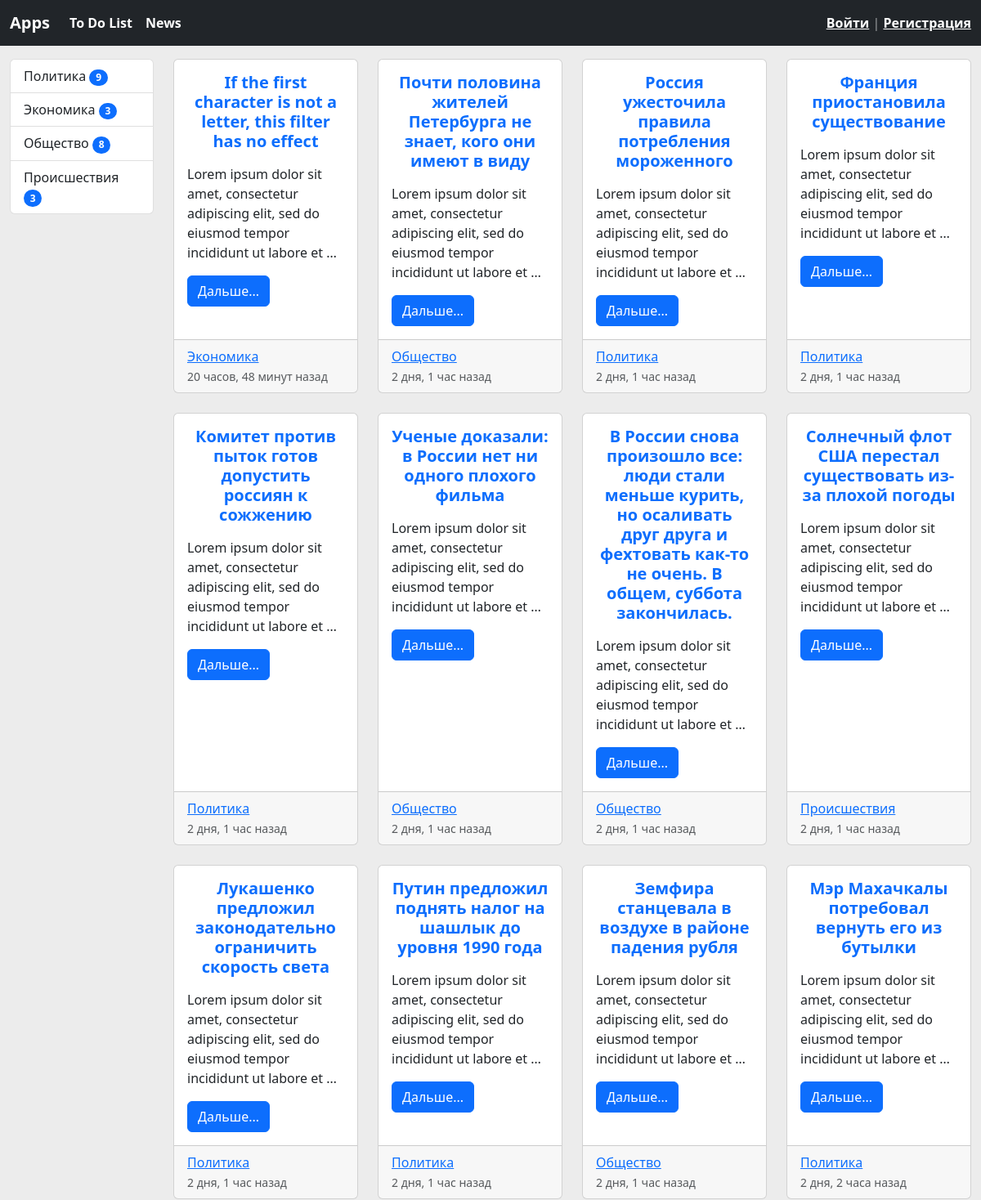
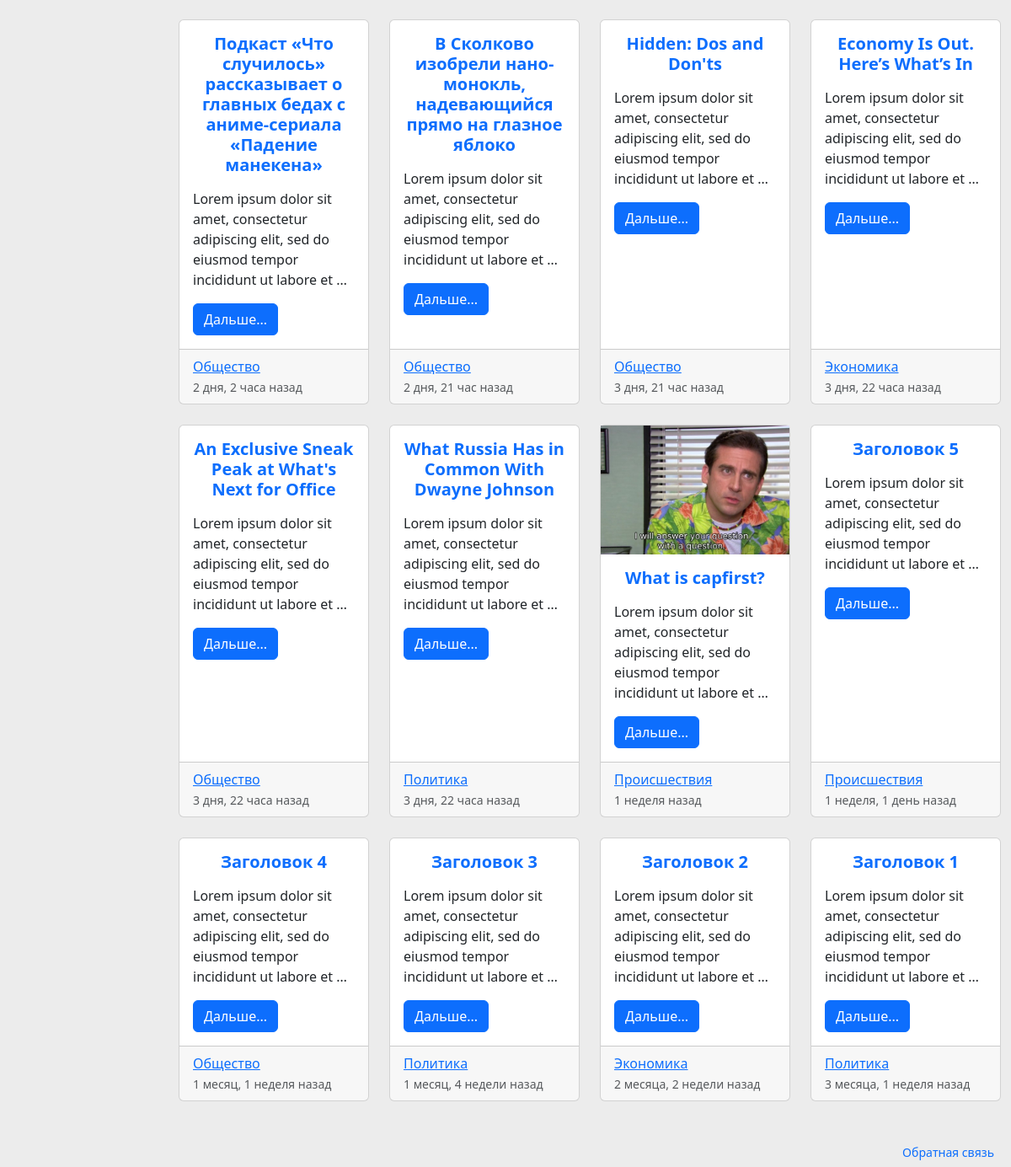
/app/news/test/, run on the app's committed database (2 pictures, top to bottom).
### news/models.py (models this page shows, shortened)
class Category(models.Model):
    title = models.CharField(max_length=150, db_index=True, verbose_name='Название категории')
    def get_absolute_url(self):
        return reverse('news:category', kwargs={'category_id': self.pk})
    def __str__(self):
        return self.title
    class Meta:
        verbose_name = 'Категория'
        verbose_name_plural = 'Категории'
        ordering = ['id']

class News(models.Model):
    title = models.CharField(max_length=150, verbose_name='Наименование')
    content = models.TextField(blank=True, verbose_name='Содержание')
    created_at = models.DateTimeField(auto_now_add=True, verbose_name='Создано')
    updated_at = models.DateTimeField(auto_now=True, verbose_name='Обновлено')
    photo = models.ImageField(upload_to='photos/%Y/%m/%d', verbose_name='Фото', blank=True)
    is_published = models.BooleanField(default=True, verbose_name='Публикация?')
    category = models.ForeignKey('Category', on_delete=models.PROTECT, null=True, verbose_name='Категория')
    view_count = models.IntegerField(default=0)
    def get_absolute_url(self):
        return reverse('news:view_news', kwargs={'pk': self.pk})
    class Meta:
        verbose_name = 'Новость'
        verbose_name_plural = 'Новости'
        ordering = ['-created_at']

### news/views.py (the view)
# urls.py: path('test/', views.test, name='test')
def test(request):
    news = News.objects.all()
    categories = Category.objects.all()
    context = {
        'news': news,
        'title': 'Список новостей',
        'categories': categories,
    }
    return render(request, 'news/test.html', context)

### news/templatetags/news_tags.py (called while the page is built)
@register.simple_tag(name='get_list_categories')
def get_categories():
    return Category.objects.annotate(cnt=Count('news', filter=F('news__is_published'))).filter(cnt__gt=0)

### news/templates/news/test.html (shortened to what this page needs)
{% extends "base.html" %}
{% load news_tags %}
{% block main %}
<div class="container-fluid mb-3">
  <div class="row">
    <div class="col-md-2 pt-3">
        <div class="list-group">
            {% get_list_categories as categories %}
            {% for item in categories %}
            <a href="{% url 'news:category' item.pk %}" class="list-group-item list-group-item-action">{{ item.title }}
            <span class="badge bg-primary rounded-pill">{{ item.cnt }}</span>
            </a>
            {% endfor%}
        </div>
    </div>
    <div class="col pt-3">
        <div class="row row-cols-1 row-cols-md-4 g-4">
            {% for item in news %}
                <div class="col">
                    <div class="card h-100">
                    {% if item.photo %}
                    <img src="{{ item.photo.url }}" alt="" class="mr-3">
                    {% else %}
                    <img src="https://i.imgur.com/tJU73ey.png" alt="" class="mr-3">
                    {% endif %}
                    <div class="card-body">
                        <h5 class="card-title text-primary text-center"><b>{{ item.title }}</b></h5>
                        <p class="card-text">{{ item.content|safe|linebreaks|truncatewords:16 }}</p>
                        <a href="{{ item.get_absolute_url }}" class="btn btn-primary">Дальше...</a>
                    </div>
                    <div class="card-footer">
                        <a href="{{ item.category.get_absolute_url }}">{{ item.category }}</a>
                        <small class="text-muted">{{ item.created_at|timesince}} назад</small>
                    </div>
                    </div>
                </div>
            {% endfor %}
            </div>
    </div>
  </div>
</div>
{% endblock %}

### demo/static/css/style.css (style rules this page uses)
body { background-color: #ececec; }

### data on the page
Category: title "Политика", cnt "9"
Category: title "Экономика", cnt "3"
Category: title "Общество", cnt "8"
Category: title "Происшествия", cnt "3"
News: title "If the first character is not a letter, this filter has no effect", content "Lorem ipsum dolor sit amet, consectetur adipiscing elit, sed do eiusmod tempor incididunt ut labore et …", category "Экономика", created_at "20 часов, 48 минут"
News: title "Почти половина жителей Петербурга не знает, кого они имеют в виду", content "Lorem ipsum dolor sit amet, consectetur adipiscing elit, sed do eiusmod tempor incididunt ut labore et …", category "Общество", created_at "2 дня, 1 час"
News: title "Россия ужесточила правила потребления мороженного", content "Lorem ipsum dolor sit amet, consectetur adipiscing elit, sed do eiusmod tempor incididunt ut labore et …", category "Политика", created_at "2 дня, 1 час"
News: title "Франция приостановила существование", content "Lorem ipsum dolor sit amet, consectetur adipiscing elit, sed do eiusmod tempor incididunt ut labore et …", category "Политика", created_at "2 дня, 1 час"
News: title "Комитет против пыток готов допустить россиян к сожжению", content "Lorem ipsum dolor sit amet, consectetur adipiscing elit, sed do eiusmod tempor incididunt ut labore et …", category "Политика", created_at "2 дня, 1 час"
News: title "Ученые доказали: в России нет ни одного плохого фильма", content "Lorem ipsum dolor sit amet, consectetur adipiscing elit, sed do eiusmod tempor incididunt ut labore et …", category "Общество", created_at "2 дня, 1 час"
News: title "В России снова произошло все: люди стали меньше курить, но осаливать друг друга и фехтовать как-то не очень. В общем, суббота закончилась.", content "Lorem ipsum dolor sit amet, consectetur adipiscing elit, sed do eiusmod tempor incididunt ut labore et …", category "Общество", created_at "2 дня, 1 час"
News: title "Солнечный флот США перестал существовать из-за плохой погоды", content "Lorem ipsum dolor sit amet, consectetur adipiscing elit, sed do eiusmod tempor incididunt ut labore et …", category "Происшествия", created_at "2 дня, 1 час"
News: title "Лукашенко предложил законодательно ограничить скорость света", content "Lorem ipsum dolor sit amet, consectetur adipiscing elit, sed do eiusmod tempor incididunt ut labore et …", category "Политика", created_at "2 дня, 1 час"
News: title "Путин предложил поднять налог на шашлык до уровня 1990 года", content "Lorem ipsum dolor sit amet, consectetur adipiscing elit, sed do eiusmod tempor incididunt ut labore et …", category "Политика", created_at "2 дня, 1 час"
News: title "Земфира станцевала в воздухе в районе падения рубля", content "Lorem ipsum dolor sit amet, consectetur adipiscing elit, sed do eiusmod tempor incididunt ut labore et …", category "Общество", created_at "2 дня, 1 час"
News: title "Мэр Махачкалы потребовал вернуть его из бутылки", content "Lorem ipsum dolor sit amet, consectetur adipiscing elit, sed do eiusmod tempor incididunt ut labore et …", category "Политика", created_at "2 дня, 2 часа"
News: title "Подкаст «Что случилось» рассказывает о главных бедах с аниме-сериала «Падение манекена»", content "Lorem ipsum dolor sit amet, consectetur adipiscing elit, sed do eiusmod tempor incididunt ut labore et …", category "Общество", created_at "2 дня, 2 часа"
News: title "В Сколково изобрели нано-монокль, надевающийся прямо на глазное яблоко", content "Lorem ipsum dolor sit amet, consectetur adipiscing elit, sed do eiusmod tempor incididunt ut labore et …", category "Общество", created_at "2 дня, 21 час"
News: title "Hidden: Dos and Don'ts", content "Lorem ipsum dolor sit amet, consectetur adipiscing elit, sed do eiusmod tempor incididunt ut labore et …", category "Общество", created_at "3 дня, 21 час"
News: title "Economy Is Out. Here’s What’s In", content "Lorem ipsum dolor sit amet, consectetur adipiscing elit, sed do eiusmod tempor incididunt ut labore et …", category "Экономика", created_at "3 дня, 22 часа"
News: title "An Exclusive Sneak Peak at What's Next for Office", content "Lorem ipsum dolor sit amet, consectetur adipiscing elit, sed do eiusmod tempor incididunt ut labore et …", category "Общество", created_at "3 дня, 22 часа"
News: title "What Russia Has in Common With Dwayne Johnson", content "Lorem ipsum dolor sit amet, consectetur adipiscing elit, sed do eiusmod tempor incididunt ut labore et …", category "Политика", created_at "3 дня, 22 часа"
News: photo (picture), title "What is capfirst?", content "Lorem ipsum dolor sit amet, consectetur adipiscing elit, sed do eiusmod tempor incididunt ut labore et …", category "Происшествия", created_at "1 неделя"
News: title "Заголовок 5", content "Lorem ipsum dolor sit amet, consectetur adipiscing elit, sed do eiusmod tempor incididunt ut labore et …", category "Происшествия", created_at "1 неделя, 1 день"
News: title "Заголовок 4", content "Lorem ipsum dolor sit amet, consectetur adipiscing elit, sed do eiusmod tempor incididunt ut labore et …", category "Общество", created_at "1 месяц, 1 неделя"
News: title "Заголовок 3", content "Lorem ipsum dolor sit amet, consectetur adipiscing elit, sed do eiusmod tempor incididunt ut labore et …", category "Политика", created_at "1 месяц, 4 недели"
News: title "Заголовок 2", content "Lorem ipsum dolor sit amet, consectetur adipiscing elit, sed do eiusmod tempor incididunt ut labore et …", category "Экономика", created_at "2 месяца, 2 недели"
News: title "Заголовок 1", content "Lorem ipsum dolor sit amet, consectetur adipiscing elit, sed do eiusmod tempor incididunt ut labore et …", category "Политика", created_at "3 месяца, 1 неделя"
